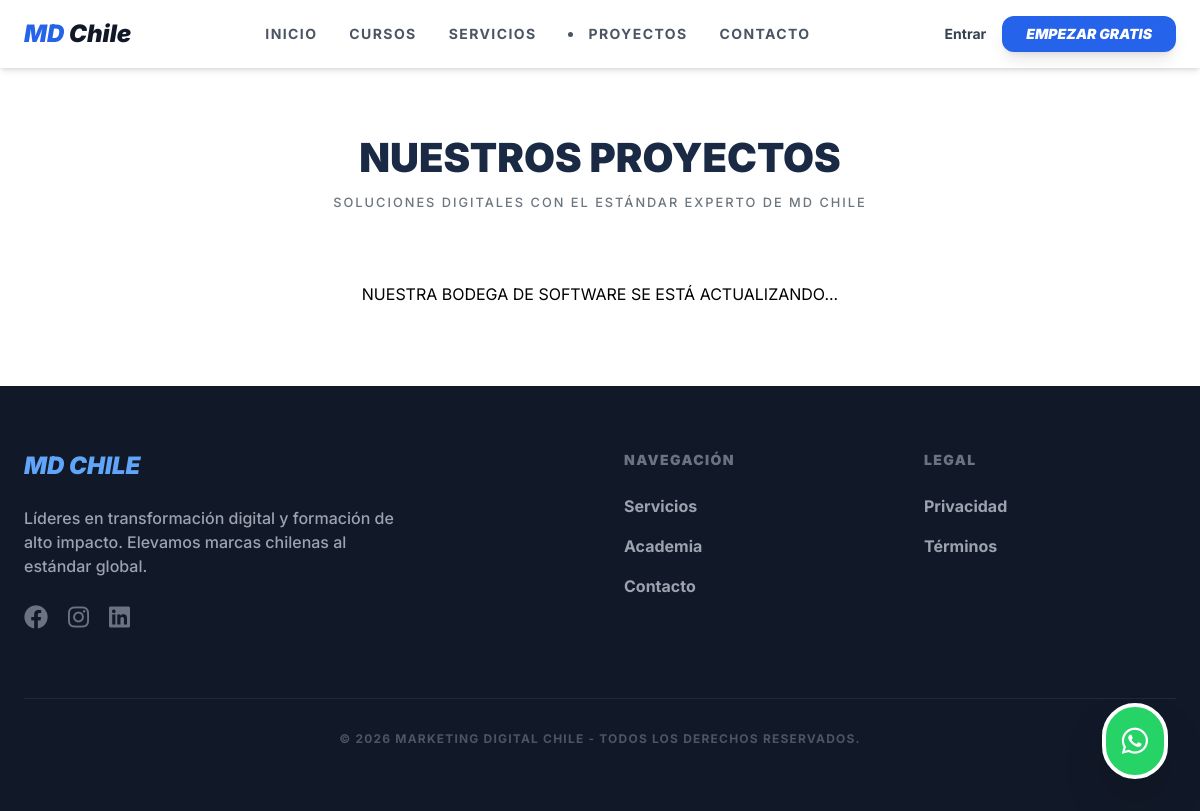
/proyectos/, run on an earlier commit of the app's database.
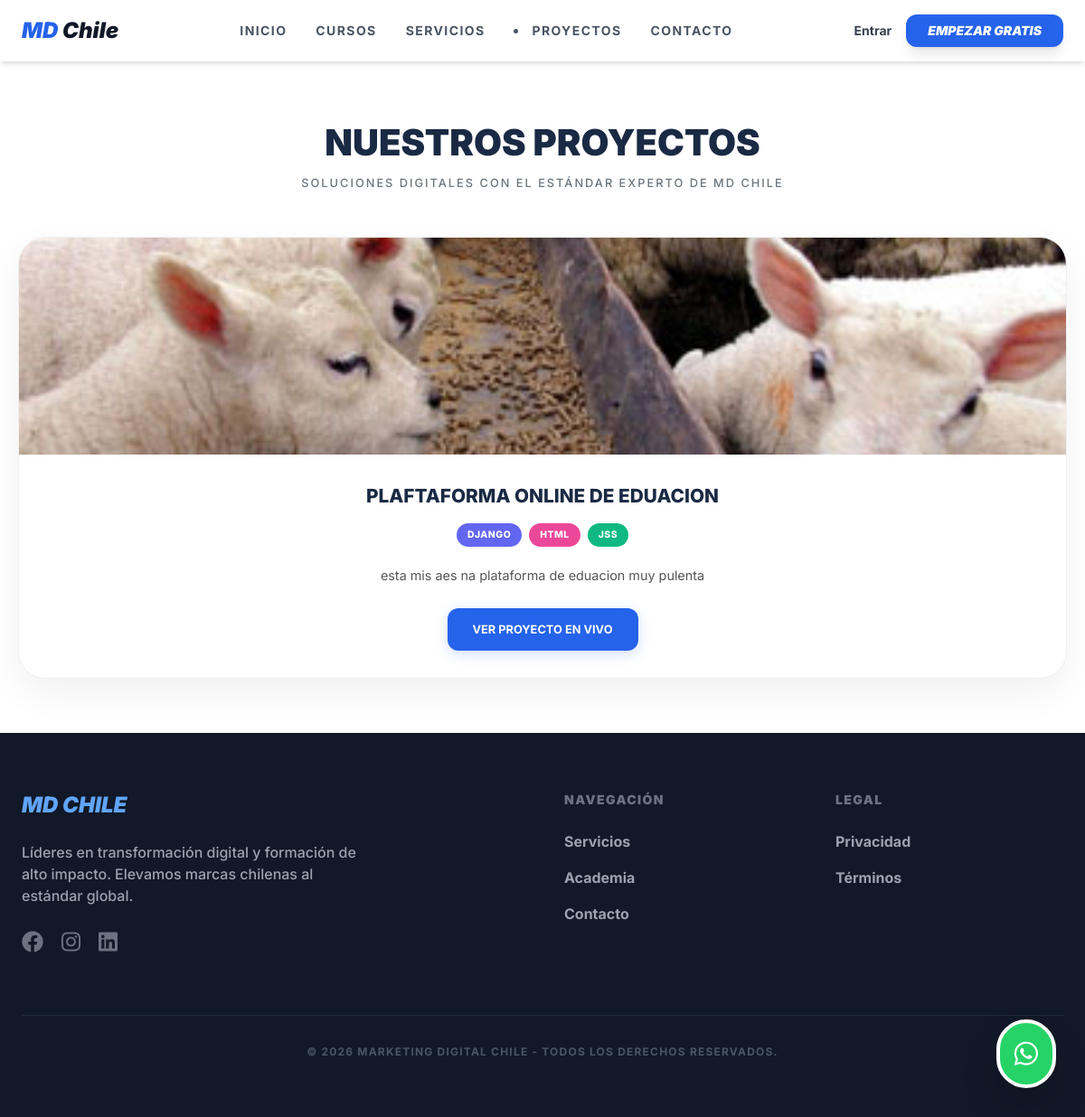
And on a later commit of the database.
### agency/models.py (models this page shows, shortened)
class Project(models.Model):
    title = models.CharField(max_length=200, verbose_name="Título")
    description = models.TextField()
    image = models.ImageField(upload_to='projects/')
    url_demo = models.URLField(blank=True, null=True)
    technologies = models.CharField(max_length=200)
    order = models.PositiveIntegerField(default=0)
    class Meta:
        ordering = ['order']
        verbose_name_plural = "Proyectos"

### courses/views.py (the view)
# urls.py: path('proyectos/', views.projects_list, name='projects_list'), # <-- NUEVA RUTA
def projects_list(request):
    proyectos = Project.objects.all().order_by('order')
    return render(request, 'agency/projects_list.html', {'proyectos': proyectos})

### agency/templatetags/custom_filters.py (called while the page is built)
@register.filter(name='split')
def split(value, key):
    return value.split(key)

@register.filter(name='modulo')
def modulo(num, val):
    return num % val

@register.filter(name='trim')
def trim(value):
    return value.strip()

### templates/agency/projects_list.html (shortened to what this page needs)
{% extends 'base.html' %}  {% load custom_filters %}  {% block content %}
<div class="projects-wrapper">
    <div class="header-section text-center">
        <h1 class="main-title">NUESTROS PROYECTOS</h1>
        <p class="subtitle">SOLUCIONES DIGITALES CON EL ESTÁNDAR EXPERTO DE MD CHILE</p>
    </div>
    <div class="projects-grid">
        {% for proyecto in proyectos %}
        <div class="project-card">
            <div class="card-image">
                {% if proyecto.image %}
                <img src="{{ proyecto.image.url }}" alt="{{ proyecto.title }}">
                {% else %}
                <div class="placeholder-img" style="height:240px; display:flex; align-items:center; justify-content:center; background:#f1f1f1; font-size:3rem;">🚀</div>
                {% endif %}
            </div>
            <div class="card-content">
                <h3 class="project-title">{{ proyecto.title|upper }}</h3>
                <div class="tech-container">
                    {% if proyecto.technologies %}
                        {% with proyecto.technologies|split:"," as techs %}
                            {% for tech in techs %}
                                <span class="tech-badge color-{{ forloop.counter0|modulo:5 }}">
                                    {{ tech|trim|upper }}
                                </span>
                            {% endfor %}
                        {% endwith %}
                    {% endif %}
                </div>
                <p class="project-description">{{ proyecto.description }}</p>
                {% if proyecto.url_demo %}
                <a href="{{ proyecto.url_demo }}" target="_blank" class="btn-md-chile">
                    VER PROYECTO EN VIVO
                </a>
                {% endif %}
            </div>
        </div>
        {% empty %}
        <div class="empty-state text-center py-5">
            <p>NUESTRA BODEGA DE SOFTWARE SE ESTÁ ACTUALIZANDO...</p>
        </div>
        {% endfor %}
    </div>
</div>
{% endblock %}

What changed in the data, as far as the page shows it:
added Project: image (picture), title "PLAFTAFORMA ONLINE DE EDUACION", techs "DJANGO" "HTML" "JSS", description "esta mis aes na plataforma de eduacion muy pulenta"
Also different on the page:
text no longer shown: "NUESTRA BODEGA DE SOFTWARE SE ESTÁ ACTUALIZANDO..."
